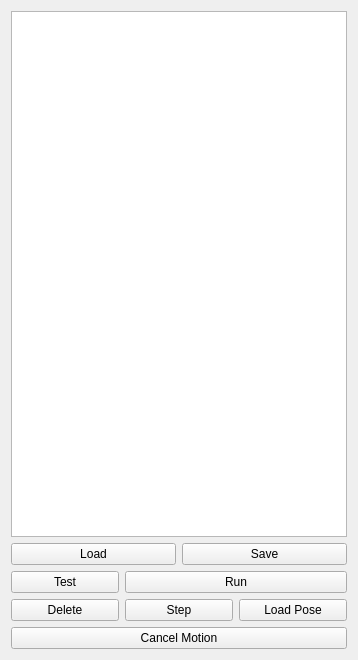
<?xml version="1.0" encoding="UTF-8"?>
<ui version="4.0">
 <class>Form</class>
 <widget class="QWidget" name="Form">
  <property name="geometry">
   <rect>
    <x>0</x>
    <y>0</y>
    <width>358</width>
    <height>660</height>
   </rect>
  </property>
  <property name="windowTitle">
   <string>Form</string>
  </property>
  <layout class="QGridLayout" name="gridLayout">
   <item row="1" column="0" colspan="3">
    <layout class="QGridLayout" name="gridLayout_2">
     <item row="0" column="0" colspan="3">
      <widget class="QListWidget" name="listWidgetPoses">
       <property name="font">
        <font>
         <weight>50</weight>
         <italic>false</italic>
         <bold>false</bold>
        </font>
       </property>
      </widget>
     </item>
     <item row="1" column="0" colspan="3">
      <layout class="QHBoxLayout" name="horizontalLayout">
       <item>
        <widget class="QPushButton" name="btnLoadPath">
         <property name="maximumSize">
          <size>
           <width>16777215</width>
           <height>16777215</height>
          </size>
         </property>
         <property name="font">
          <font>
           <italic>false</italic>
          </font>
         </property>
         <property name="text">
          <string>Load</string>
         </property>
         <property name="icon">
          <iconset theme="document-open">
           <normaloff>.</normaloff>.</iconset>
         </property>
        </widget>
       </item>
       <item>
        <widget class="QPushButton" name="btnSavePath">
         <property name="font">
          <font>
           <italic>false</italic>
          </font>
         </property>
         <property name="text">
          <string>Save</string>
         </property>
         <property name="icon">
          <iconset theme="document-save">
           <normaloff>.</normaloff>.</iconset>
         </property>
        </widget>
       </item>
      </layout>
     </item>
     <item row="4" column="0">
      <widget class="QPushButton" name="btnDelete">
       <property name="text">
        <string>Delete</string>
       </property>
      </widget>
     </item>
     <item row="5" column="0" colspan="3">
      <widget class="QPushButton" name="btnCancel">
       <property name="styleSheet">
        <string notr="true"/>
       </property>
       <property name="text">
        <string>Cancel Motion</string>
       </property>
      </widget>
     </item>
     <item row="4" column="1">
      <widget class="QPushButton" name="btnStep">
       <property name="text">
        <string>Step</string>
       </property>
      </widget>
     </item>
     <item row="4" column="2">
      <widget class="QPushButton" name="btnLoadPose">
       <property name="text">
        <string>Load Pose</string>
       </property>
      </widget>
     </item>
     <item row="2" column="1" colspan="2">
      <layout class="QHBoxLayout" name="horizontalLayout_2">
       <item>
        <widget class="QPushButton" name="btnRunPath">
         <property name="font">
          <font>
           <italic>false</italic>
          </font>
         </property>
         <property name="text">
          <string>Run</string>
         </property>
         <property name="icon">
          <iconset theme="media-playback-start">
           <normaloff>.</normaloff>.</iconset>
         </property>
        </widget>
       </item>
      </layout>
     </item>
     <item row="2" column="0">
      <widget class="QPushButton" name="btnRunTest">
       <property name="text">
        <string>Test</string>
       </property>
       <property name="icon">
        <iconset theme="media-playback-start">
         <normaloff>.</normaloff>.</iconset>
       </property>
      </widget>
     </item>
    </layout>
   </item>
  </layout>
 </widget>
 <resources/>
 <connections/>
</ui>
